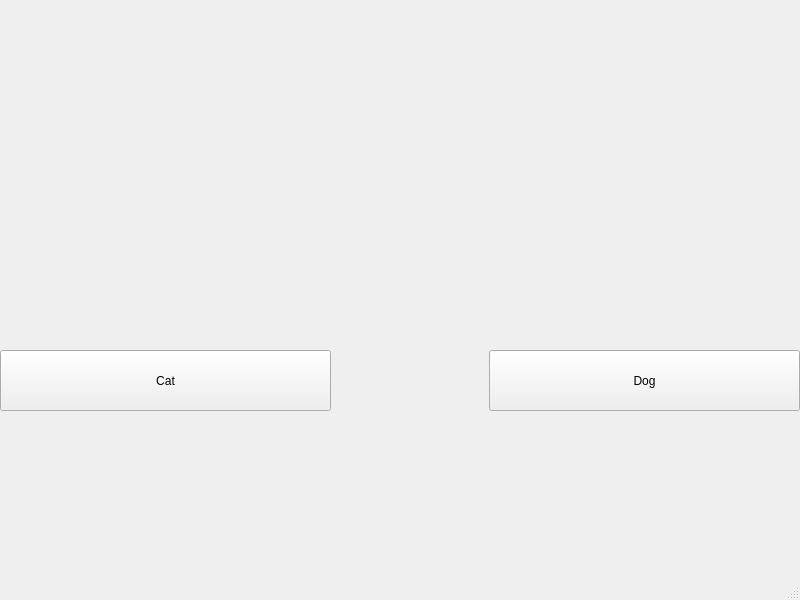
<?xml version="1.0" encoding="UTF-8"?>
<ui version="4.0">
 <class>MainWindow</class>
 <widget class="QMainWindow" name="MainWindow">
  <property name="geometry">
   <rect>
    <x>0</x>
    <y>0</y>
    <width>800</width>
    <height>600</height>
   </rect>
  </property>
  <property name="windowTitle">
   <string>MainWindow</string>
  </property>
  <widget class="QWidget" name="centralwidget">
   <widget class="QLabel" name="photo">
    <property name="geometry">
     <rect>
      <x>0</x>
      <y>0</y>
      <width>801</width>
      <height>351</height>
     </rect>
    </property>
    <property name="text">
     <string/>
    </property>
    <property name="pixmap">
     <pixmap>cat.jpg</pixmap>
    </property>
    <property name="scaledContents">
     <bool>true</bool>
    </property>
   </widget>
   <widget class="QPushButton" name="cat">
    <property name="geometry">
     <rect>
      <x>0</x>
      <y>350</y>
      <width>331</width>
      <height>61</height>
     </rect>
    </property>
    <property name="text">
     <string>Cat</string>
    </property>
   </widget>
   <widget class="QPushButton" name="dog">
    <property name="geometry">
     <rect>
      <x>489</x>
      <y>350</y>
      <width>311</width>
      <height>61</height>
     </rect>
    </property>
    <property name="text">
     <string>Dog</string>
    </property>
   </widget>
  </widget>
  <widget class="QMenuBar" name="menubar">
   <property name="geometry">
    <rect>
     <x>0</x>
     <y>0</y>
     <width>800</width>
     <height>20</height>
    </rect>
   </property>
  </widget>
  <widget class="QStatusBar" name="statusbar"/>
 </widget>
 <resources/>
 <connections/>
</ui>
